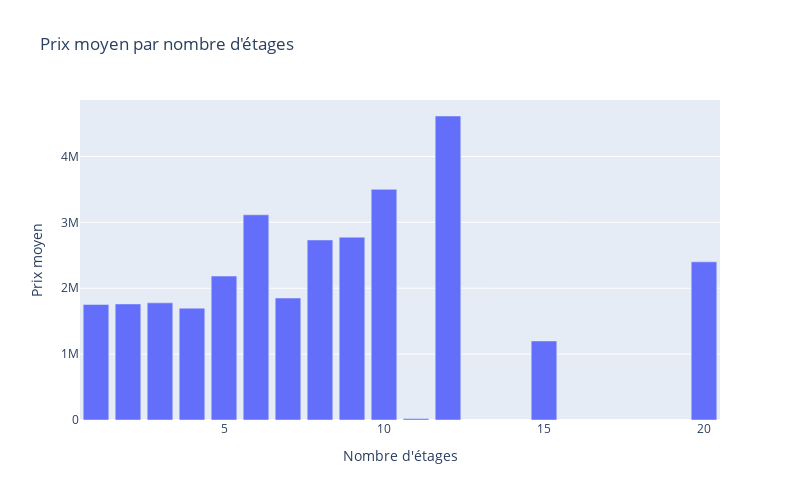

Here is the notebook cell this chart was saved with:
### Code cell
# Calculer la moyenne du prix par nombre d'étages
avg_price_per_floor = df.groupby('Floor')['Price'].mean().reset_index()

# Créer le graphique à barres avec Plotly Express
fig = px.bar(avg_price_per_floor, x='Floor', y='Price',
             labels={'Floor': "Nombre d'étages", 'Price': 'Prix moyen'},
             title='Prix moyen par nombre d\'étages',
             width=800, height=500)

# Afficher le graphique
fig.show()

### Figure 1 — Plotly figure (JSON) as saved in the notebook; plotly's stock layout.template omitted (floating-point values rounded to 4 significant figures)
{"data": [{"alignmentgroup": "True", "hovertemplate": "Nombre d'étages=%{x}<br>Prix moyen=%{y}<extra></extra>", "legendgroup": "", "marker": {"color": "#636efa", "pattern": {"shape": ""}}, "name": "", "offsetgroup": "", "orientation": "v", "showlegend": false, "textposition": "auto", "type": "bar", "x": [1, 2, 3, 4, 5, 6, 7, 8, 9, 10, 11, 12, 15, 20], "xaxis": "x", "y": [1753000.0, 1762000.0, 1778000.0, 1697000.0, 2184000.0, 3114000.0, 1850000.0, 2732000.0, 2774500, 3500000, 22000, 4613000.0, 1200000, 2400000], "yaxis": "y"}], "layout": {"barmode": "relative", "height": 500, "legend": {"tracegroupgap": 0}, "title": {"text": "Prix moyen par nombre d'étages"}, "width": 800, "xaxis": {"anchor": "y", "domain": [0, 1], "title": {"text": "Nombre d'étages"}}, "yaxis": {"anchor": "x", "domain": [0, 1], "title": {"text": "Prix moyen"}}}}
